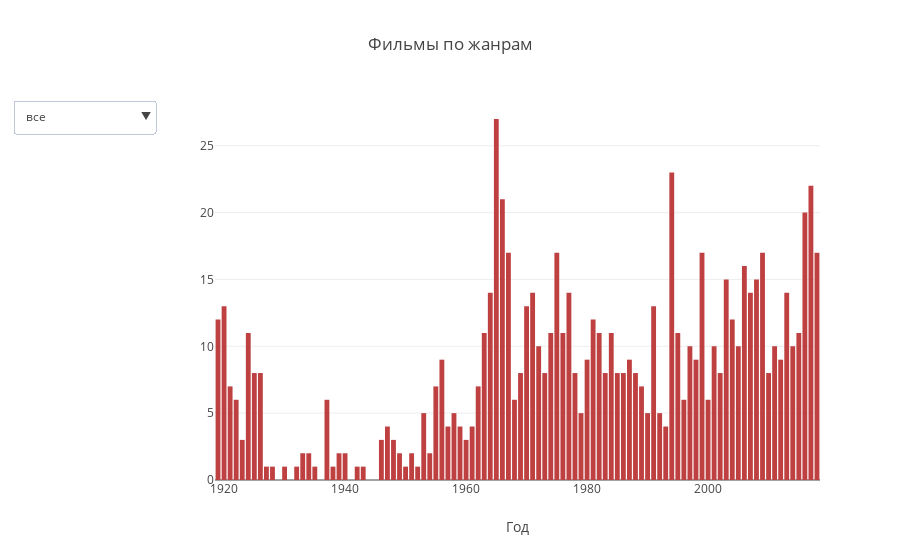

The notebook cell this image was saved under:
### Code cell
data = []
total = movie_data_df.groupby('release_year').movie_id.nunique()
trace = go.Bar(
        x = total.index.values,
        y = total.values,
        name = u'Всего',
        marker = {'color': c[0]}
    )

data.append(trace)
for i in range(len(popular_genres)):
    genre = popular_genres[i]
    tmp_df = movie_data_df[movie_data_df.genre_top == genre].groupby('release_year').movie_id.nunique()
    trace = go.Bar(
        x = tmp_df.index.values,
        y = tmp_df.values,
        name = genre,
        marker = {'color': c[i+1]},
        visible = False
    )
    data.append(trace)

layout = go.Layout(
    xaxis = dict(title='Год'),
    title='Фильмы по жанрам',
    updatemenus=list([
        dict(
            x=-0.1,
            y=1,
            yanchor='top',
            buttons=items_list
        )
    ]),
)

fig = go.Figure(data=data, layout=layout)
iplot(fig)

### Figure 1 — Plotly figure (JSON) as saved in the notebook; plotly's stock layout.template omitted (floating-point values rounded to 4 significant figures)
{"data": [{"marker": {"color": "hsl(0.0,50%,50%)"}, "name": "Всего", "type": "bar", "uid": "386557ef-3ebc-462f-b7a5-3e8c5c383a57", "x": ["1919", "1920", "1921", "1922", "1923", "1924", "1925", "1926", "1927", "1928", "1930", "1932", "1933", "1934", "1935", "1937", "1938", "1939", "1940", "1942", "1943", "1946", "1947", "1948", "1949", "1950", "1951", "1952", "1953", "1954", "1955", "1956", "1957", "1958", "1959", "1960", "1961", "1962", "1963", "1964", "1965", "1966", "1967", "1968", "1969", "1970", "1971", "1972", "1973", "1974", "1975", "1976", "1977", "1978", "1979", "1980", "1981", "1982", "1983", "1984", "1985", "1986", "1987", "1988", "1989", "1990", "1991", "1992", "1993", "1994", "1995", "1996", "1997", "1998", "1999", "2000", "2001", "2002", "2003", "2004", "2005", "2006", "2007", "2008", "2009", "2010", "2011", "2012", "2013", "2014", "2015", "2016", "2017", "2018"], "y": [12, 13, 7, 6, 3, 11, 8, 8, 1, 1, 1, 1, 2, 2, 1, 6, 1, 2, 2, 1, 1, 3, 4, 3, 2, 1, 2, 1, 5, 2, 7, 9, 4, 5, 4, 3, 4, 7, 11, 14, 27, 21, 17, 6, 8, 13, 14, 10, 8, 11, 17, 11, 14, 8, 5, 9, 12, 11, 8, 11, 8, 8, 9, 8, 7, 5, 13, 5, 4, 23, 11, 6, 10, 9, 17, 6, 10, 8, 15, 12, 10, 16, 14, 15, 17, 8, 10, 9, 14, 10, 11, 20, 22, 17]}, {"marker": {"color": "hsl(40.0,50%,50%)"}, "name": "драма", "type": "bar", "uid": "f5b1885a-66f3-49a8-97c3-d14d2d4292ab", "visible": false, "x": ["1919", "1920", "1924", "1925", "1926", "1935", "1937", "1938", "1940", "1943", "1946", "1947", "1949", "1952", "1953", "1955", "1956", "1957", "1958", "1959", "1960", "1961", "1962", "1963", "1964", "1965", "1966", "1967", "1968", "1969", "1970", "1971", "1972", "1973", "1974", "1975", "1976", "1977", "1978", "1980", "1981", "1982", "1983", "1984", "1985", "1987", "1988", "1989", "1990", "1991", "1992", "1993", "1994", "1995", "1996", "1997", "1998", "1999", "2001", "2002", "2003", "2004", "2005", "2006", "2007", "2008", "2009", "2010", "2011", "2014", "2015", "2016", "2017", "2018"], "y": [3, 1, 1, 2, 2, 1, 2, 1, 1, 1, 3, 2, 1, 1, 1, 3, 5, 1, 1, 2, 2, 1, 5, 2, 4, 7, 2, 7, 1, 3, 3, 6, 1, 1, 1, 4, 3, 3, 1, 2, 2, 1, 2, 2, 1, 1, 2, 2, 3, 4, 2, 1, 8, 5, 1, 5, 5, 5, 3, 2, 5, 4, 4, 5, 3, 3, 4, 3, 2, 1, 1, 3, 2, 2]}, {"marker": {"color": "hsl(80.0,50%,50%)"}, "name": "комедия", "type": "bar", "uid": "ea5310bc-b956-4313-ad9e-51e6c8e08ae0", "visible": false, "x": ["1920", "1925", "1937", "1948", "1962", "1963", "1964", "1965", "1966", "1967", "1968", "1970", "1972", "1974", "1975", "1976", "1978", "1980", "1981", "1983", "1984", "1987", "1991", "1994", "1996", "2000", "2002", "2004", "2009", "2011", "2012", "2013", "2014", "2015", "2017", "2018"], "y": [1, 2, 1, 1, 1, 1, 1, 1, 1, 1, 1, 1, 1, 2, 1, 2, 1, 1, 1, 1, 1, 1, 2, 1, 3, 1, 1, 1, 1, 1, 1, 2, 2, 1, 1, 3]}, {"marker": {"color": "hsl(120.0,50%,50%)"}, "name": "триллер", "type": "bar", "uid": "5837b7f5-5f6e-4684-ab7b-c1a0701a377a", "visible": false, "x": ["1924", "1961", "1965", "1968", "1969", "1975", "1978", "1981", "1986", "1987", "1992", "1993", "1994", "1995", "1999", "2001", "2002", "2003", "2004", "2005", "2006", "2007", "2008", "2010", "2013", "2018"], "y": [1, 1, 1, 1, 1, 1, 1, 1, 2, 1, 1, 1, 2, 3, 3, 1, 2, 1, 3, 2, 2, 1, 1, 2, 1, 3]}, {"marker": {"color": "hsl(160.0,50%,50%)"}, "name": "мультфильм", "type": "bar", "uid": "ceca6dfa-21ae-4117-80c6-ef93b0d91db1", "visible": false, "x": ["1948", "1955", "1963", "1964", "1965", "1966", "1968", "1970", "1971", "1972", "1973", "1974", "1975", "1976", "1977", "1980", "1981", "1982", "1985", "1987", "1988", "1990", "1991", "1993", "2000", "2006"], "y": [1, 1, 1, 1, 2, 4, 3, 1, 1, 2, 1, 1, 3, 1, 2, 1, 3, 1, 1, 1, 1, 1, 1, 1, 1, 1]}, {"marker": {"color": "hsl(200.0,50%,50%)"}, "name": "фантастика", "type": "bar", "uid": "cec9538d-49dd-4809-a53c-bf5d29ae8f92", "visible": false, "x": ["1950", "1966", "1967", "1970", "1973", "1976", "1977", "1984", "1985", "1987", "1989", "1990", "1996", "1997", "1998", "2007", "2008", "2009", "2011", "2012", "2014", "2015", "2016", "2017", "2018"], "y": [1, 1, 2, 1, 1, 1, 1, 2, 1, 1, 1, 1, 1, 2, 2, 1, 1, 4, 1, 1, 2, 1, 2, 1, 1]}, {"marker": {"color": "hsl(240.0,50%,50%)"}, "name": "боевик", "type": "bar", "uid": "4abb152f-3a7a-47fd-b798-b6220f60e267", "visible": false, "x": ["1925", "1926", "1965", "1967", "1971", "1979", "1980", "1981", "1982", "1983", "1985", "1986", "1988", "1991", "1995", "1998", "2003", "2004", "2006", "2008", "2009", "2011", "2013", "2018"], "y": [1, 1, 2, 1, 1, 1, 1, 1, 1, 2, 1, 1, 1, 2, 1, 1, 3, 1, 1, 1, 2, 1, 1, 1]}, {"marker": {"color": "hsl(280.0,50%,50%)"}, "name": "мелодрама", "type": "bar", "uid": "b92016b9-3bc3-44a9-a0f0-579aeb11e0bd", "visible": false, "x": ["1925", "1928", "1959", "1962", "1963", "1965", "1966", "1974", "1977", "1987", "1994", "1998", "1999", "2001", "2003", "2004", "2006", "2008", "2011", "2017"], "y": [1, 1, 1, 1, 2, 1, 1, 1, 1, 1, 1, 1, 1, 2, 2, 2, 1, 1, 1, 2]}, {"marker": {"color": "hsl(320.0,50%,50%)"}, "name": "фэнтези", "type": "bar", "uid": "341a6e91-d804-4e30-a8c1-dd70ef3c55e6", "visible": false, "x": ["1958", "1972", "1978", "1984", "1987", "1994", "1995", "1999", "2000", "2001", "2002", "2003", "2005", "2008", "2010", "2013"], "y": [1, 1, 1, 2, 1, 1, 1, 3, 1, 1, 1, 1, 1, 2, 1, 1]}, {"marker": {"color": "hsl(360.0,50%,50%)"}, "name": "документальный", "type": "bar", "uid": "8cf617a5-1346-4ba4-b4c1-d73febb8ab90", "visible": false, "x": ["1922", "1970", "1977", "1988", "1993", "2008", "2010", "2012", "2013", "2014", "2015", "2017"], "y": [1, 1, 1, 2, 1, 1, 1, 2, 1, 2, 1, 2]}], "layout": {"title": "Фильмы по жанрам", "updatemenus": [{"buttons": [{"args": ["visible", [true, false, false, false, false, false, false, false, false, false, false]], "label": "все", "method": "restyle"}, {"args": ["visible", [false, true, false, false, false, false, false, false, false, false, false]], "label": "драма", "method": "restyle"}, {"args": ["visible", [false, false, true, false, false, false, false, false, false, false, false]], "label": "комедия", "method": "restyle"}, {"args": ["visible", [false, false, false, true, false, false, false, false, false, false, false]], "label": "триллер", "method": "restyle"}, {"args": ["visible", [false, false, false, false, true, false, false, false, false, false, false]], "label": "мультфильм", "method": "restyle"}, {"args": ["visible", [false, false, false, false, false, true, false, false, false, false, false]], "label": "фантастика", "method": "restyle"}, {"args": ["visible", [false, false, false, false, false, false, true, false, false, false, false]], "label": "боевик", "method": "restyle"}, {"args": ["visible", [false, false, false, false, false, false, false, true, false, false, false]], "label": "мелодрама", "method": "restyle"}, {"args": ["visible", [false, false, false, false, false, false, false, false, true, false, false]], "label": "фэнтези", "method": "restyle"}, {"args": ["visible", [false, false, false, false, false, false, false, false, false, true, false]], "label": "документальный", "method": "restyle"}], "x": -0.1, "y": 1, "yanchor": "top"}], "xaxis": {"title": "Год"}}}
